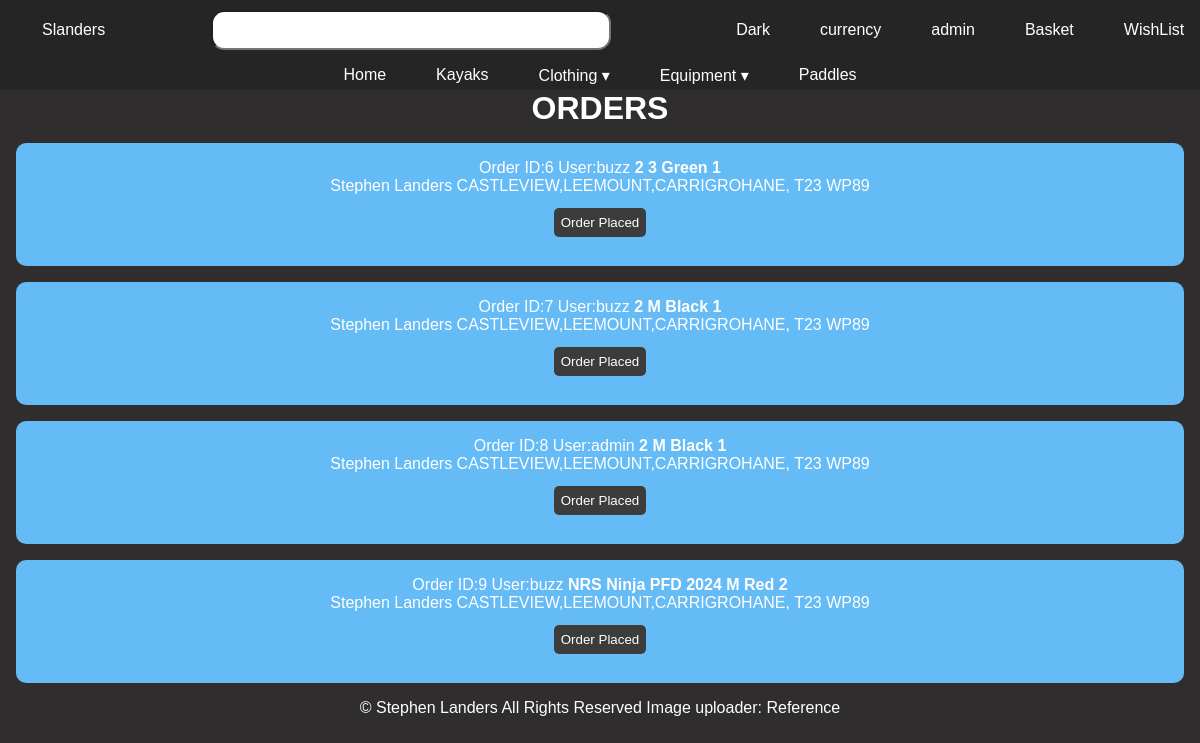
/orders (signed in), run on the app's committed database.
### tables this page shows
CREATE TABLE orders
(
    id INTEGER PRIMARY KEY AUTOINCREMENT,
    user_id TEXT NOT NULL,
    product TEXT NOT NULL,
    size TEXT NOT NULL,
    color TEXT NOT NULL,    
    price FLOAT NOT NULL,
    quantity INTEGER NOT NULL,
    Name TEXT NOT NULL,
    address TEXT NOT NULL,
    orderDate TEXT NOT NULL,
    status TEXT NOT NULL
);

### app.py (the view)
@app.route("/orders", methods=["GET","POST"])
def orders():
    db = get_db()
    orders = db.execute("""SELECT * FROM orders;""").fetchall()
    usersOrders = db.execute("""SELECT * FROM orders WHERE user_id = ?;""",(g.user,)).fetchall()
    return render_template("orders.html", orders= orders, user=g.user, sform=g.sform, usersOrders=usersOrders)

### forms.py
class SearchForm(FlaskForm):
    search = StringField("Search:")
    sort = SelectField("Sort By", choices=["Price, low to high", "Price, high to low", "Alphabetically A - Z", "Alphabetically Z - A"])
    brand = RadioField("Brand", choices=["Palm","NRS"])
    color = RadioField("Color", choices=["Red","Black","Blue"])
    submit = SubmitField("Search")

class addressForm(FlaskForm):
    firstName = StringField("First Name", validators=[InputRequired()])
    lastName = StringField("Last Name", validators=[InputRequired()])
    address1 = StringField("Address 1", validators=[InputRequired()])
    address2 = StringField("Address 2", validators=[InputRequired()])
    address3 = StringField("Address 3", validators=[InputRequired()])
    postCode = StringField("Post Code", validators=[InputRequired()])
    submit = SubmitField("Submit")

### app.py (called while the page is built)
@app.before_request
def load_logged_in_user():
    if "currency" not in session:
        session["currency"] = 1.0
    if "privacy" not in session:
        session["Privacy"] = "Public"
    if "address" not in session:
        db = get_db()
        user = session.get("user_name")
        if db.execute("""SELECT * FROM users WHERE user_name = ?""",(user,)).fetchone():
            session["address"] = dict(db.execute("""SELECT * FROM users WHERE user_name = ?""",(user,)).fetchone())
    g.user = session.get("user_name")
    g.price = session.get("currency")
    g.mode = session.get("mode")
    g.privacy = session.get("Privacy")
    g.sform = SearchForm()
    g.aform = addressForm()
    g.address = session.get("address")

### database.py (called while the page is built)
def get_db():
    if "db" not in g:
        g.db = sqlite3.connect(DATABASE,
                detect_types=sqlite3.PARSE_DECLTYPES)
        g.db.row_factory = sqlite3.Row
    return g.db

### templates/orders.html (shortened to what this page needs)
{% extends "base.html" %} {% block main_content %} {%if g.user == "admin" %}
<h1>ORDERS</h1>
<section class="cart">
  {% for o in orders %}
  <div class="cart">
    <p>
      Order ID:{{o["id"]}} User:{{o["user_id"]}}
      <b>{{o["product"]}} {{o["size"]}} {{o["color"]}} {{o["quantity"]}}</b>
    </p>
    {{o["Name"]}} {{o["address"]}}
    {%if o["status"] == "Order Placed"%}
    <div class="status"><a href="{{url_for('orderStatus', id=o['id'], status='Processing')}}"><button> Order Placed</button></a></div>
    {%elif o["status"] == "Processing"%}
    <div class="status"><a href="{{url_for('orderStatus', id=o['id'], status='Out for Delivery')}}"><button> Processing</button></a></div>
    {%elif o["status"] == "Out for Delivery"%}
    <div class="status"><button> Out for Delivery</button></div>
    {%endif%}
  </div>
  {% endfor %}
</section>
  {%endif%} {% endblock %}

### static/styles.css (style rules this page uses)
* { color: rgb(255, 255, 255); box-sizing: border-box; margin: 0; padding: 0; font-family: oswald, sans-serif; text-align: center; }
body { align-items: center; background-color: rgb(47, 45, 45); }
a { text-decoration: none; }
input { color: black; }
div.cart { margin: 1em; padding: 1em; border-radius: 10px; background: #65bbf5; }
button { background-color: #3c3c3c; padding: 0.5em; margin: 1em; }
form input { width: 400px; height: 3em; border-radius: 1em; }

### static/adminstyles.css (style rules this page uses)
button { border: 3px; border-radius: 5px; }
a { display: inline-block; }

### data on the page
orders: id "6", user_id "buzz", product "2", size "3", color "Green", quantity "1", Name "Stephen Landers", address "CASTLEVIEW,LEEMOUNT,CARRIGROHANE, T23 WP89"
orders: id "7", user_id "buzz", product "2", size "M", color "Black", quantity "1", Name "Stephen Landers", address "CASTLEVIEW,LEEMOUNT,CARRIGROHANE, T23 WP89"
orders: id "8", user_id "admin", product "2", size "M", color "Black", quantity "1", Name "Stephen Landers", address "CASTLEVIEW,LEEMOUNT,CARRIGROHANE, T23 WP89"
orders: id "9", user_id "buzz", product "NRS Ninja PFD 2024", size "M", color "Red", quantity "2", Name "Stephen Landers", address "CASTLEVIEW,LEEMOUNT,CARRIGROHANE, T23 WP89"

### other printed values
{{ user }} "admin"
